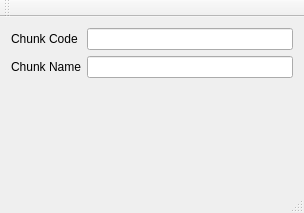
<?xml version="1.0" encoding="UTF-8"?>
<ui version="4.0">
 <class>MainWindow</class>
 <widget class="QMainWindow" name="MainWindow">
  <property name="geometry">
   <rect>
    <x>0</x>
    <y>0</y>
    <width>304</width>
    <height>213</height>
   </rect>
  </property>
  <property name="windowTitle">
   <string>MainWindow</string>
  </property>
  <widget class="QWidget" name="centralWidget">
   <layout class="QGridLayout" name="gridLayout">
    <item row="0" column="0">
     <widget class="QLabel" name="label">
      <property name="text">
       <string>Chunk Code</string>
      </property>
     </widget>
    </item>
    <item row="0" column="1">
     <widget class="QLineEdit" name="lineEditChunkCode"/>
    </item>
    <item row="1" column="0">
     <widget class="QLabel" name="label_2">
      <property name="text">
       <string>Chunk Name</string>
      </property>
     </widget>
    </item>
    <item row="1" column="1">
     <widget class="QLineEdit" name="lineEditChunkName"/>
    </item>
    <item row="2" column="0">
     <spacer name="verticalSpacer">
      <property name="orientation">
       <enum>Qt::Vertical</enum>
      </property>
      <property name="sizeHint" stdset="0">
       <size>
        <width>20</width>
        <height>40</height>
       </size>
      </property>
     </spacer>
    </item>
   </layout>
  </widget>
  <widget class="QMenuBar" name="menuBar">
   <property name="geometry">
    <rect>
     <x>0</x>
     <y>0</y>
     <width>304</width>
     <height>21</height>
    </rect>
   </property>
  </widget>
  <widget class="QToolBar" name="mainToolBar">
   <attribute name="toolBarArea">
    <enum>TopToolBarArea</enum>
   </attribute>
   <attribute name="toolBarBreak">
    <bool>false</bool>
   </attribute>
  </widget>
  <widget class="QStatusBar" name="statusBar"/>
 </widget>
 <layoutdefault spacing="6" margin="11"/>
 <resources/>
 <connections/>
</ui>
